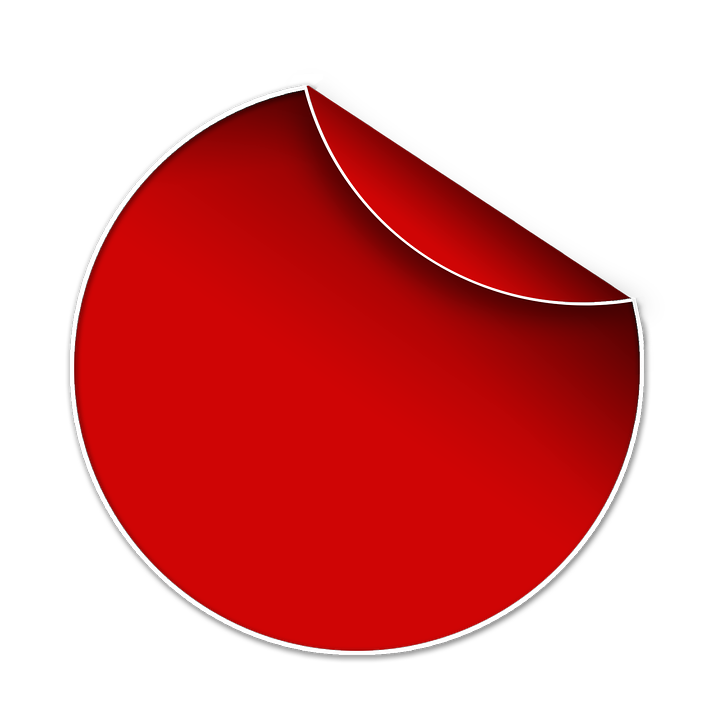
#> input picture Unsupervised Learning/banner-2383908_960_720.png, 720 x 720 px
$ jupyter execute --allow-errors analiza-skupien.ipynb
#> lines starting #> are read from the running program, lines starting #| are printed output that depends on the picture
# Analiza skupień (ang. clustering)

1.

[cell 1]
from matplotlib import pyplot as plt

[cell 2]
x = [9, 6, 2, 3, 1, 7, 1, 6, 1, 7, 23, 26, 25, 23, 21, 23, 23, 20, 30, 23]
y = [8, 4, 10, 6, 0, 4, 10, 10, 6, 1, 29, 25, 30, 29, 29, 30, 25, 27, 26, 30]

plt.scatter(x, y)

plt.show()
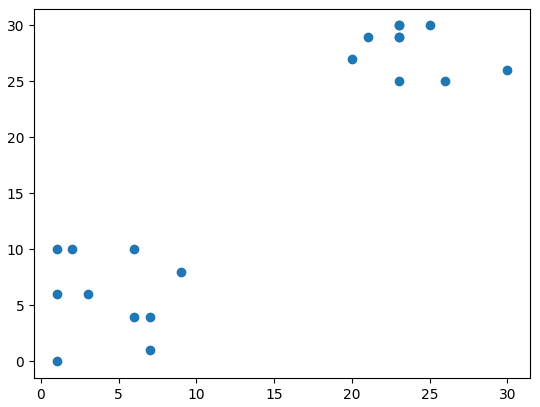
#> figure drawn by matplotlib, 1 panel

[cell 3]
from scipy.cluster.hierarchy import linkage, fcluster

import pandas as pd

temp = {"x": x, "y": y}

df = pd.DataFrame(temp)

Z = linkage(df, "ward")

df["cluster_labels"] = fcluster(Z, 2, criterion="maxclust")

import seaborn as sns

sns.scatterplot(x="x", y="y", data=df, hue="cluster_labels")
plt.show()
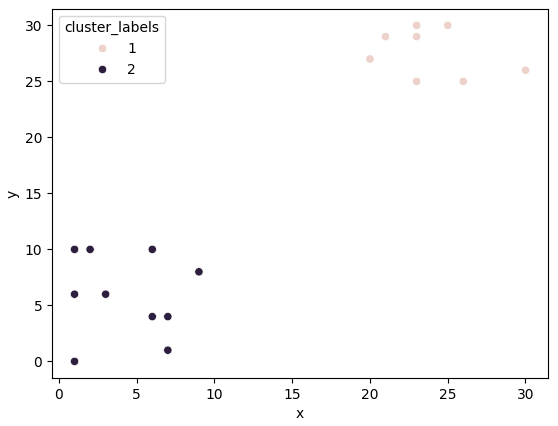
#> figure drawn by matplotlib, 1 panel

[cell 4]
from scipy.cluster.vq import kmeans, vq

df_f = df[["x", "y"]].values.astype('float')
# df.drop("cluster_labels", axis=1, inplace=True)


centroids, _ = kmeans(df_f, 2)

df["cluster_labels2"], _ = vq(df_f, centroids)


sns.scatterplot(x="x", y="y", hue="cluster_labels2", data=df)

[cell 5]
from scipy.cluster.vq import whiten

goals_for = [4,3,2,3,1,1,2,0,1,4]

scaled_data = whiten(goals_for)

scaled_data

[cell 6]
plt.plot(goals_for, label="original")

plt.plot(scaled_data, label="scaled")

plt.legend()

plt.show()
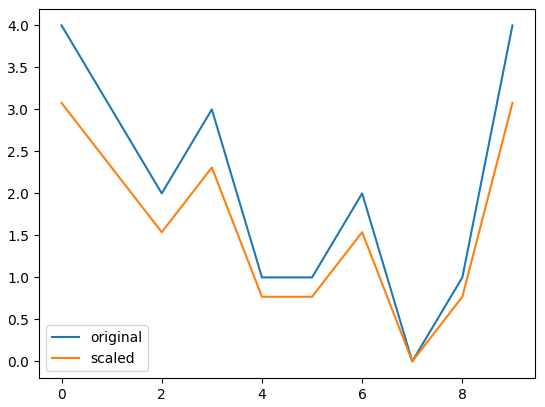
#> figure drawn by matplotlib, 1 panel; curve peaks at x = 0, y = 4; curve peaks at x = 0, y = 3.08

[cell 7]
rate_cuts = [0.0025, 0.001, -0.0005, -0.001, -0.0005, 0.0025, -0.001, -0.0015, -0.001, 0.0005]

scaled_data = whiten(rate_cuts)

plt.plot(rate_cuts, label="original")
plt.plot(scaled_data, label="scaled")

plt.legend()
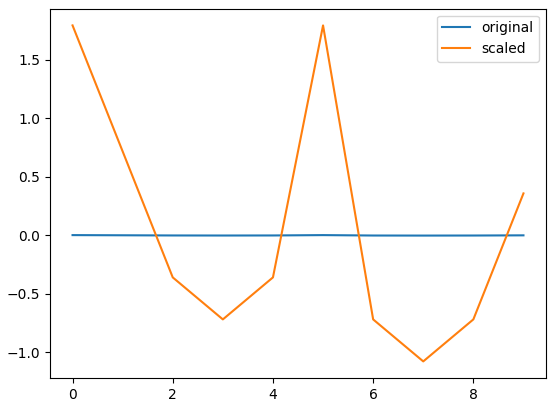
#> figure drawn by matplotlib, 1 panel; curve peaks at x = 0, y = 0.0025; curve peaks at x = 0, y = 1.79

#> (a cell that did not finish here is left out)

#> (a cell that did not finish here is left out)

[cell 10]
x = """
0     17
1     20
2     35
3     14
4     37
5     33
6     14
7     30
8     35
9     17
10    11
11    21
12    13
13    10
14    81
15    84
16    87
17    83
18    90
19    97
20    94
21    88
22    89
23    93
24    92
25    82
26    81
27    92
28    91
29    22
30    23
31    25
32    25
33    27
34    17
35    17
"""


y = """
0       4
1       6
2       0
3       0
4       4
5       3
6       1
7       6
8       5
9       4
10      6
11     10
12      8
13     10
14     97
15     94
16     99
17     95
18     95
19     97
20     99
21     99
22     94
23     99
24     90
25     98
26    100
27     93
28     98
29     15
30     10
31      0
32     10
33      7
34     17
35     15
"""

[cell 11]
from io import StringIO

df_coordinates_x = pd.read_csv(StringIO(x), sep="\s+", engine="python", header=None, index_col=0, names=["x_coordinate"])
df_coordinates_y = pd.read_csv(StringIO(y), sep="\s+", engine="python", header=None, index_col=0, names=["y_coordinate"])

comic_con = df_coordinates_x.join(df_coordinates_y)
comic_con

[cell 12]
comic_con["x_scaled"] = whiten(comic_con["x_coordinate"])
comic_con["y_scaled"] = whiten(comic_con["y_coordinate"])

distance_matrix = linkage(comic_con[['x_scaled', 'y_scaled']], method = 'ward', metric = 'euclidean')

comic_con['cluster_labels'] = fcluster(distance_matrix, 2, criterion='maxclust')

sns.scatterplot(x='x_scaled', y='y_scaled', hue='cluster_labels', data = comic_con)
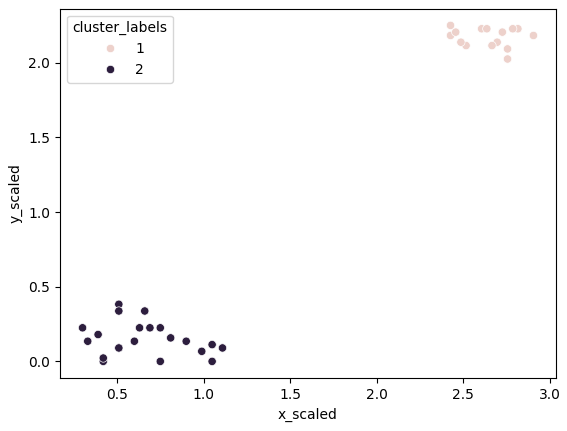
#> figure drawn by matplotlib, 1 panel

[cell 13]
colors = {1: "lightcoral", 2: "peru"}

comic_con.plot.scatter(x = "x_scaled", y ="y_scaled", c=comic_con["cluster_labels"].apply(lambda x: colors[x]))

[cell 14]
from scipy.cluster.hierarchy import dendrogram

dn = dendrogram(distance_matrix)

plt.show()
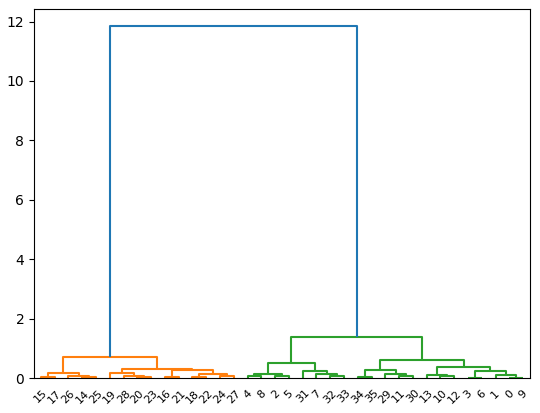
#> figure drawn by matplotlib, 1 panel
dn

#> (a cell that did not finish here is left out)

[cell 16]
from numpy import random

random.seed(0)

cluster_centers, distorsion = kmeans(comic_con[["x_scaled", "y_scaled"]], 2)
# comic_con.drop("cluster_labels", inplace=True, axis=1)

comic_con["cluster_labels"], distorsion_list = vq(comic_con[["x_scaled", "y_scaled"]], cluster_centers)

sns.scatterplot(x='x_scaled', y='y_scaled',
                hue='cluster_labels', data = comic_con)
plt.show()

[cell 17]
mouse_data = [[
    240,
    287
  ],
  [
    258,
    261
  ],
  [
    262,
    254
  ],
  [
    275,
    235
  ],
  [
    280,
    228
  ],
  [
    284,
    221
  ],
  [
    335,
    172
  ],
  [
    371,
    152
  ],
  [
    472,
    105
  ],
  [
    501,
    105
  ],
  [
    522,
    111
  ],
  [
    547,
    123
  ],
  [
    549,
    125
  ],
  [
    592,
    143
  ],
  [
    612,
    149
  ],
  [
    640,
    157
  ],
  [
    677,
    163
  ],
  [
    697,
    163
  ],
  [
    720,
    163
  ],
  [
    734,
    163
  ],
  [
    755,
    154
  ],
  [
    775,
    140
  ],
  [
    792,
    135
  ],
  [
    809,
    121
  ],
  [
    823,
    109
  ],
  [
    837,
    96
  ],
  [
    862,
    81
  ],
  [
    871,
    74
  ],
  [
    895,
    67
  ],
  [
    916,
    73
  ],
  [
    937,
    84
  ],
  [
    964,
    104
  ],
  [
    997,
    127
  ],
  [
    1013,
    131
  ],
  [
    1055,
    134
  ],
  [
    1097,
    118
  ],
  [
    1115,
    109
  ],
  [
    1128,
    102
  ],
  [
    1161,
    80
  ],
  [
    1165,
    80
  ],
  [
    1166,
    80
  ],
  [
    1169,
    82
  ],
  [
    1173,
    92
  ],
  [
    1198,
    131
  ],
  [
    1203,
    144
  ],
  [
    1203,
    148
  ],
  [
    1203,
    154
  ],
  [
    1197,
    159
  ],
  [
    1186,
    165
  ],
  [
    1176,
    167
  ],
  [
    1172,
    169
  ],
  [
    1171,
    169
  ],
  [
    1158,
    169
  ],
  [
    1132,
    169
  ],
  [
    1089,
    169
  ],
  [
    1044,
    169
  ],
  [
    1007,
    169
  ],
  [
    987,
    169
  ],
  [
    971,
    169
  ],
  [
    957,
    169
  ],
  [
    946,
    169
  ],
  [
    941,
    169
  ],
  [
    927,
    173
  ],
  [
    916,
    173
  ],
  [
    901,
    173
  ],
  [
    884,
    166
  ],
  [
    862,
    162
  ],
  [
    841,
    154
  ],
  [
    821,
    146
  ],
  [
    801,
    138
  ],
  [
    773,
    126
  ],
  [
    761,
    126
  ],
  [
    755,
    124
  ],
  [
    744,
    122
  ],
  [
    737,
    122
  ],
  [
    732,
    122
  ],
  [
    726,
    122
  ],
  [
    713,
    132
  ],
  [
    695,
    145
  ],
  [
    672,
    160
  ],
  [
    652,
    174
  ],
  [
    640,
    182
  ],
  [
    630,
    189
  ],
  [
    617,
    192
  ],
  [
    608,
    192
  ],
  [
    573,
    189
  ],
  [
    547,
    174
  ],
  [
    517,
    163
  ],
  [
    472,
    151
  ],
  [
    427,
    141
  ],
  [
    387,
    133
  ],
  [
    337,
    131
  ],
  [
    312,
    131
  ],
  [
    296,
    138
  ],
  [
    276,
    150
  ],
  [
    244,
    172
  ],
  [
    232,
    178
  ],
  [
    188,
    202
  ],
  [
    152,
    185
  ],
  [
    108,
    143
  ],
  [
    93,
    92
  ],
  [
    93,
    90
  ],
  [
    97,
    100
  ],
  [
    128,
    131
  ],
  [
    184,
    166
  ],
  [
    254,
    174
  ],
  [
    374,
    155
  ],
  [
    458,
    121
  ],
  [
    520,
    99
  ],
  [
    583,
    84
  ],
  [
    777,
    91
  ],
  [
    866,
    117
  ],
  [
    936,
    130
  ],
  [
    943,
    132
  ],
  [
    1095,
    164
  ],
  [
    1160,
    166
  ],
  [
    1212,
    159
  ],
  [
    1238,
    149
  ],
  [
    1248,
    141
  ],
  [
    1260,
    131
  ],
  [
    1270,
    129
  ],
  [
    1270,
    132
  ],
  [
    1270,
    134
  ],
  [
    1262,
    138
  ],
  [
    1253,
    138
  ],
  [
    1244,
    141
  ],
  [
    1220,
    159
  ],
  [
    1205,
    167
  ],
  [
    1181,
    179
  ],
  [
    1095,
    209
  ],
  [
    1069,
    217
  ],
  [
    1048,
    225
  ],
  [
    1030,
    237
  ],
  [
    974,
    265
  ],
  [
    951,
    279
  ],
  [
    943,
    283
  ],
  [
    429,
    289
  ],
  [
    429,
    280
  ],
  [
    429,
    279
  ],
  [
    432,
    264
  ],
  [
    432,
    260
  ],
  [
    432,
    258
  ],
  [
    432,
    256
  ],
  [
    432,
    255
  ],
  [
    432,
    253
  ],
  [
    432,
    251
  ],
  [
    432,
    249
  ],
  [
    432,
    243
  ],
  [
    432,
    238
  ],
  [
    432,
    234
  ],
  [
    432,
    232
  ],
  [
    432,
    228
  ],
  [
    432,
    226
  ],
  [
    432,
    218
  ],
  [
    432,
    216
  ],
  [
    432,
    214
  ],
  [
    432,
    212
  ],
  [
    432,
    208
  ],
  [
    432,
    206
  ],
  [
    432,
    204
  ],
  [
    432,
    202
  ],
  [
    432,
    200
  ],
  [
    433,
    197
  ],
  [
    437,
    195
  ],
  [
    444,
    195
  ],
  [
    453,
    195
  ],
  [
    464,
    195
  ],
  [
    482,
    195
  ],
  [
    491,
    195
  ],
  [
    499,
    195
  ],
  [
    500,
    195
  ],
  [
    502,
    195
  ],
  [
    506,
    195
  ],
  [
    514,
    195
  ],
  [
    521,
    195
  ],
  [
    529,
    195
  ],
  [
    544,
    195
  ],
  [
    556,
    195
  ],
  [
    564,
    195
  ],
  [
    578,
    195
  ],
  [
    583,
    195
  ],
  [
    587,
    195
  ],
  [
    591,
    195
  ],
  [
    597,
    193
  ],
  [
    605,
    190
  ],
  [
    611,
    189
  ],
  [
    613,
    188
  ],
  [
    615,
    188
  ],
  [
    616,
    187
  ],
  [
    618,
    186
  ],
  [
    619,
    186
  ],
  [
    621,
    186
  ],
  [
    622,
    186
  ],
  [
    625,
    186
  ],
  [
    627,
    186
  ],
  [
    629,
    186
  ],
  [
    631,
    186
  ],
  [
    633,
    190
  ],
  [
    635,
    190
  ],
  [
    637,
    190
  ],
  [
    633,
    190
  ],
  [
    629,
    190
  ],
  [
    625,
    190
  ],
  [
    621,
    190
  ],
  [
    613,
    190
  ],
  [
    609,
    190
  ],
  [
    601,
    190
  ],
  [
    594,
    190
  ],
  [
    587,
    190
  ],
  [
    579,
    190
  ],
  [
    568,
    190
  ],
  [
    556,
    190
  ],
  [
    544,
    190
  ],
  [
    534,
    190
  ],
  [
    526,
    190
  ],
  [
    512,
    183
  ],
  [
    501,
    183
  ],
  [
    476,
    183
  ],
  [
    457,
    183
  ],
  [
    450,
    183
  ],
  [
    443,
    183
  ],
  [
    437,
    183
  ],
  [
    434,
    183
  ],
  [
    427,
    183
  ],
  [
    418,
    183
  ],
  [
    415,
    183
  ],
  [
    404,
    183
  ],
  [
    386,
    183
  ],
  [
    382,
    183
  ],
  [
    376,
    183
  ],
  [
    374,
    183
  ],
  [
    372,
    183
  ],
  [
    368,
    187
  ],
  [
    364,
    189
  ],
  [
    352,
    192
  ],
  [
    347,
    194
  ],
  [
    343,
    194
  ],
  [
    341,
    194
  ],
  [
    339,
    194
  ],
  [
    338,
    200
  ],
  [
    338,
    211
  ],
  [
    332,
    265
  ],
  [
    324,
    285
  ],
  [
    319,
    278
  ],
  [
    325,
    269
  ],
  [
    330,
    264
  ],
  [
    333,
    260
  ],
  [
    334,
    259
  ],
  [
    334,
    257
  ],
  [
    335,
    256
  ],
  [
    338,
    255
  ],
  [
    339,
    254
  ],
  [
    340,
    253
  ],
  [
    346,
    248
  ],
  [
    353,
    242
  ],
  [
    367,
    232
  ],
  [
    385,
    218
  ],
  [
    455,
    176
  ],
  [
    480,
    167
  ],
  [
    529,
    119
  ],
  [
    545,
    97
  ],
  [
    576,
    60
  ],
  [
    590,
    47
  ],
  [
    616,
    24
  ],
  [
    650,
    7
  ],
  [
    668,
    1
  ],
  [
    636,
    24
  ],
  [
    591,
    55
  ],
  [
    566,
    74
  ],
  [
    515,
    117
  ],
  [
    511,
    119
  ],
  [
    512,
    119
  ],
  [
    560,
    85
  ],
  [
    558,
    85
  ],
  [
    557,
    87
  ],
  [
    556,
    88
  ],
  [
    555,
    91
  ],
  [
    553,
    93
  ],
  [
    549,
    97
  ],
  [
    545,
    102
  ],
  [
    540,
    109
  ],
  [
    536,
    116
  ],
  [
    534,
    117
  ],
  [
    530,
    121
  ],
  [
    528,
    123
  ],
  [
    524,
    125
  ],
  [
    516,
    128
  ],
  [
    510,
    131
  ],
  [
    503,
    136
  ],
  [
    496,
    140
  ],
  [
    483,
    152
  ],
  [
    471,
    161
  ],
  [
    459,
    169
  ],
  [
    454,
    172
  ],
  [
    453,
    170
  ],
  [
    453,
    168
  ],
  [
    455,
    165
  ],
  [
    457,
    164
  ],
  [
    460,
    164
  ],
  [
    463,
    162
  ],
  [
    465,
    160
  ],
  [
    466,
    160
  ],
  [
    467,
    161
  ],
  [
    467,
    163
  ],
  [
    463,
    164
  ],
  [
    464,
    164
  ],
  [
    468,
    160
  ],
  [
    473,
    159
  ],
  [
    482,
    149
  ],
  [
    491,
    146
  ],
  [
    503,
    141
  ],
  [
    518,
    136
  ],
  [
    537,
    126
  ],
  [
    560,
    119
  ],
  [
    598,
    113
  ],
  [
    629,
    107
  ],
  [
    650,
    101
  ],
  [
    673,
    91
  ],
  [
    705,
    83
  ],
  [
    745,
    71
  ],
  [
    825,
    44
  ],
  [
    880,
    20
  ],
  [
    890,
    7
  ],
  [
    892,
    4
  ],
  [
    719,
    17
  ],
  [
    684,
    59
  ],
  [
    651,
    103
  ],
  [
    551,
    236
  ],
  [
    505,
    203
  ],
  [
    509,
    220
  ],
  [
    503,
    236
  ],
  [
    500,
    237
  ],
  [
    481,
    245
  ],
  [
    477,
    245
  ],
  [
    434,
    253
  ],
  [
    404,
    257
  ],
  [
    371,
    261
  ],
  [
    359,
    265
  ],
  [
    353,
    268
  ],
  [
    353,
    266
  ],
  [
    353,
    263
  ],
  [
    353,
    261
  ],
  [
    355,
    258
  ],
  [
    358,
    256
  ],
  [
    361,
    251
  ],
  [
    362,
    251
  ],
  [
    363,
    250
  ],
  [
    363,
    248
  ],
  [
    364,
    247
  ],
  [
    365,
    246
  ],
  [
    365,
    244
  ],
  [
    366,
    243
  ],
  [
    367,
    241
  ],
  [
    367,
    238
  ],
  [
    367,
    234
  ],
  [
    367,
    232
  ],
  [
    367,
    230
  ],
  [
    369,
    228
  ],
  [
    369,
    226
  ],
  [
    374,
    211
  ],
  [
    377,
    208
  ],
  [
    377,
    202
  ],
  [
    383,
    190
  ],
  [
    383,
    183
  ],
  [
    385,
    181
  ],
  [
    385,
    179
  ],
  [
    385,
    181
  ],
  [
    381,
    192
  ],
  [
    368,
    215
  ],
  [
    348,
    251
  ],
  [
    327,
    287
  ]
]

[cell 18]
import numpy as np

np_mouse = np.array(mouse_data)
mouse = pd.DataFrame(np_mouse, columns=['x','y'])

mouse['x_scaled'] = whiten(mouse["x"])
mouse['y_scaled'] = whiten(mouse["y"])

[cell 19]
cluster_centers, distortion = kmeans(mouse[['x_scaled','y_scaled']], 3)

mouse['cluster_labels'], distortion_list = vq(mouse[['x_scaled', 'y_scaled']], cluster_centers)

sns.scatterplot(x="x_scaled", y="y_scaled", style="cluster_labels", hue='cluster_labels', data = mouse)
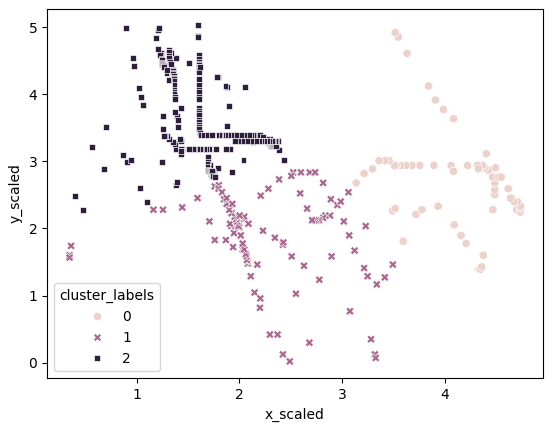
#> figure drawn by matplotlib, 1 panel

[cell 20]
import matplotlib.image as img
poster = img.imread("banner-2383908_960_720.png")
#> poster is the input picture: shape (720, 720, 4) float32; mean R, G, B, A 0.338, 0.0226, 0.0226, 0.462

[cell 21]
r =[]
g =[]
b =[]

for row in poster:
    for temp_r, temp_g, temp_b, temp_a in row:
        r.append(temp_r)
        g.append(temp_g)
        b.append(temp_b)
#> after the loop, b = 518400 items; g = 518400 items; r = 518400 items

[cell 22]
d = sum(r), sum(g), sum(b)
#> d = (175366.8, 11707.7, 11707.7)

[cell 23]
d
#> Out = (175366.8, 11707.7, 11707.7)

[cell 24]
np_r = np.array(r)
np_g = np.array(g)
np_b = np.array(b)

df_poster = pd.DataFrame({"r":np_r, "g":np_g, "b":np_b})
#> df_poster = table of 518400 rows and 3 columns

df_poster["scaled_r"] = whiten(df_poster['r'])
df_poster["scaled_g"] = whiten(df_poster['g'])
df_poster["scaled_b"] = whiten(df_poster['b'])

distorsions = []
num_clusters = range(1,7)

for i in num_clusters:
    cluster_centers, distorsion = kmeans(df_poster[["scaled_r", "scaled_g", "scaled_b"]], i)
    distorsions.append(distorsions)
#> this loop made 6 passes
#> distorsion on passes 3 to 6: 0.146, 0.0817, 0.071, 0.0625
#> (cluster_centers, distorsion) on passes 1 to 2: ([[0.899, 0.196, 0.196]], 1.15), ([[1.98, 0.435, 0.435], [0.0267, 0.0044, 0.0044]], 0.4)
#> after the loop, distorsions = 6 items

elbow_plot = pd.DataFrame({"num_clusters": num_clusters, "distorsions": distorsions})
#> elbow_plot = table of 6 rows and 2 columns
#> (the rest of this cell did not finish here and is left out)

[cell 25]
r_std, g_std, b_std = df_poster[['r','g','b']].std()
#> r_std = 0.376; g_std = 0.115; b_std = 0.115
color = []

#> (the rest of this cell did not finish here and is left out)
